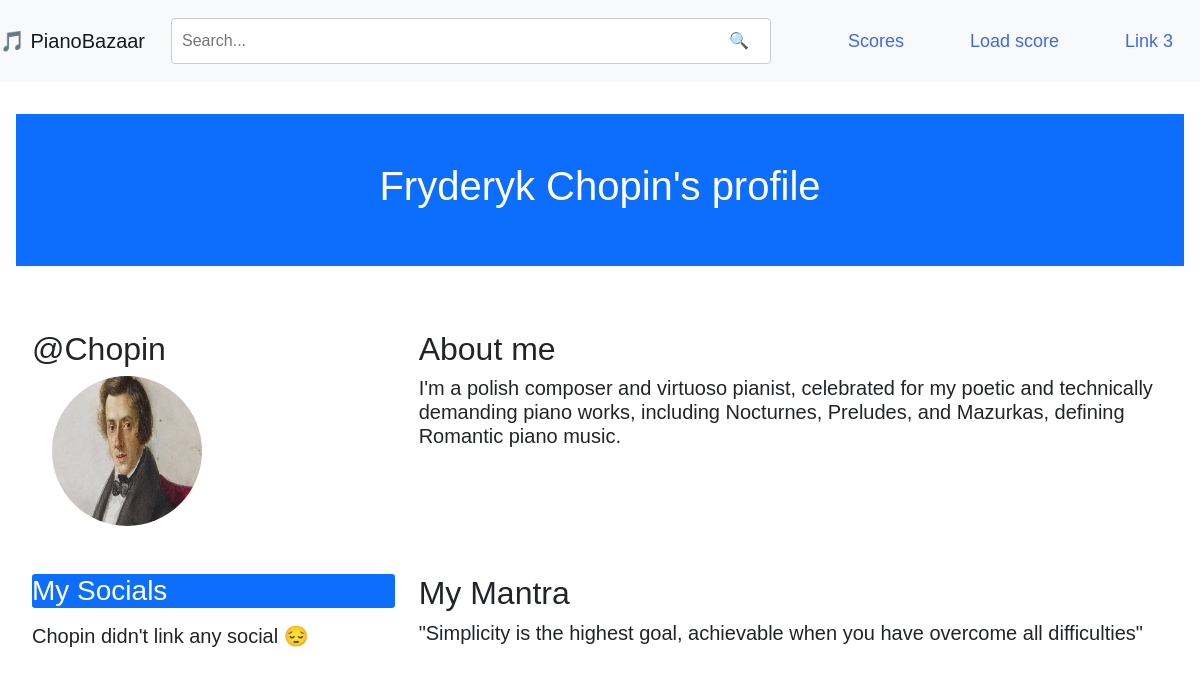
/sheetmusic/arranger/547/, run on the app's committed database.
### sheetmusic/models.py (models this page shows, shortened)
class Profile(models.Model):
    user = models.OneToOneField(User, on_delete=models.CASCADE)
    bio = models.TextField(max_length=500, blank=True)
    mantra = models.TextField(max_length=100, blank=True)
    birth_date = models.DateField(null=True, blank=True)
    profile_image = models.FileField(upload_to='media/profiles/profile_imgs', blank=True, null=True)
    youtube_account_id = models.CharField(max_length=30, blank=True, null=True)
    instagram_account_id = models.CharField(max_length=30, blank=True, null=True)
    x_account_id = models.CharField(max_length=30, blank=True, null=True)
    purchased_scores = models.ManyToManyField('Score', through='Copy')

### sheetmusic/views.py (the view)
# urls.py: path('arranger/<pk>/', ArrangerDetail.as_view(), name='arranger')
class ArrangerDetail(DetailView):
    model = Profile
    template_name = 'sheetmusic/arranger_detail.html'

### sheetmusic/templates/sheetmusic/arranger_detail.html (shortened to what this page needs)
{% extends 'base.html' %}
{% block extra-css %}
    <link href="https://cdnjs.cloudflare.com/ajax/libs/font-awesome/6.4.2/css/all.min.css" rel="stylesheet">
{% endblock %}
{% block content %}
    <div class="p-5 bg-primary text-white text-center">
      <h1>{{ object.user.first_name }} {{ object.user.last_name }}'s profile</h1>
    </div>
    <div class="container-fluid mt-5">
        <div class="row">
            <div class="col-md-4">
              <h2>@{{ profile.user.username }}</h2>
                <img src="{{object.profile_image.url}}" class="rounded-circle" alt="profile image" width="150" height="150" style="margin-left: 20px;">
            </div>
            <div class="col-md-8">
              <h2>About me</h2>
              <h5>{{ object.bio }}</h5>
            </div>
        </div>
        <div class="row">
            <div class="col-md-4">
                <h3 class="mt-5 bg-primary rounded-1 text-white">My Socials</h3>
            {% if object.youtube_account_id or object.instagram_account_id or object.x_account_id %}
              <ul class="nav nav-pills flex-column">
                <li class="nav-item">
                    {% if object.youtube_account_id %}
                  <a class="nav-link mt-2" href="https://www.youtube.com/@{{ object.youtube_account_id }}/" target="_blank" rel="noopener noreferrer">
                      <i class="fab fa-youtube" style="color: #FF0000; font-size: 1.5rem" ></i><h5 class="d-inline"> / {{ object.youtube_account_id }}</h5>
                  </a>
                    {% endif %}
                </li>
                <li class="nav-item">
                    {% if object.instagram_account_id %}
                  <a class="nav-link mt-2" href="https://www.instagram.com/{{ object.instagram_account_id }}/" target="_blank" rel="noopener noreferrer">
                      <i class="fab fa-instagram" style="color: #C13584; font-size: 1.5rem"></i><h5 class="d-inline"> / {{ object.instagram_account_id }}</h5>
                  </a>
                    {% endif %}
                </li>
                <li class="nav-item">
                    {% if object.x_account_id %}
                  <a class="nav-link" href="https://www.x.com/{{ object.x_account_id }}/" target="_blank" rel="noopener noreferrer">
                      <i class="fab fa-x x-icon" style="color: #000000; font-size: 1.5rem"></i><h5 class="d-inline"> / {{ object.x_account_id }}</h5>
                  </a>
                    {% endif %}
                </li>
              </ul>
            {% else %}
              <h5 class="mt-3"> {{ object.user.username }} didn't link any social 😔</h5>
            {% endif %}
            </div>
            <div class="col-md-8">
              <h2 class="mt-5">My Mantra</h2>
                <h5>"{{ object.mantra }}"</h5>
            </div>
        </div>
    </div>
{% endblock %}

### static/css/style.css (style rules this page uses)
body, html { margin: 0; padding: 0; height: 100%; font-family: Arial, sans-serif; display: flex; flex-direction: column; min-height: 100vh; box-sizing: border-box; }
.container-fluid { flex: 1; min-height: calc(100vh - 100px); padding: 1em 1em 100px; box-sizing: border-box; }

### data on the page
Profile: user.first_name "Fryderyk", user.last_name "Chopin", user.username "Chopin", profile_image (picture), bio "I'm a polish composer and virtuoso pianist, celebrated for my poetic and technically demanding piano works, including Nocturnes, Preludes, and Mazurkas, defining Romantic piano music.", mantra "Simplicity is the highest goal, achievable when you have overcome all difficulties"
